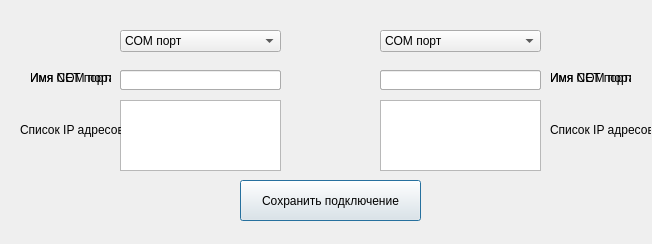
<?xml version="1.0" encoding="UTF-8"?>
<ui version="4.0">
 <class>ConnectionEdit</class>
 <widget class="QDialog" name="ConnectionEdit">
  <property name="geometry">
   <rect>
    <x>0</x>
    <y>0</y>
    <width>652</width>
    <height>244</height>
   </rect>
  </property>
  <property name="windowTitle">
   <string>Dialog</string>
  </property>
  <widget class="QComboBox" name="ConTypeSelectionFirst">
   <property name="geometry">
    <rect>
     <x>120</x>
     <y>30</y>
     <width>161</width>
     <height>22</height>
    </rect>
   </property>
   <property name="editable">
    <bool>false</bool>
   </property>
   <property name="currentText">
    <string>COM порт</string>
   </property>
   <property name="currentIndex">
    <number>0</number>
   </property>
   <property name="duplicatesEnabled">
    <bool>false</bool>
   </property>
   <item>
    <property name="text">
     <string>COM порт</string>
    </property>
   </item>
   <item>
    <property name="text">
     <string>TCP порт</string>
    </property>
   </item>
  </widget>
  <widget class="QComboBox" name="ConTypeSelectionSecond">
   <property name="geometry">
    <rect>
     <x>380</x>
     <y>30</y>
     <width>161</width>
     <height>22</height>
    </rect>
   </property>
   <item>
    <property name="text">
     <string>COM порт </string>
    </property>
   </item>
   <item>
    <property name="text">
     <string>TCP порт</string>
    </property>
   </item>
  </widget>
  <widget class="QLineEdit" name="COMEdit1">
   <property name="enabled">
    <bool>true</bool>
   </property>
   <property name="geometry">
    <rect>
     <x>120</x>
     <y>70</y>
     <width>161</width>
     <height>20</height>
    </rect>
   </property>
  </widget>
  <widget class="QLineEdit" name="COMEdit2">
   <property name="geometry">
    <rect>
     <x>380</x>
     <y>70</y>
     <width>161</width>
     <height>20</height>
    </rect>
   </property>
  </widget>
  <widget class="QPushButton" name="SaveConnectionButton">
   <property name="geometry">
    <rect>
     <x>240</x>
     <y>180</y>
     <width>181</width>
     <height>41</height>
    </rect>
   </property>
   <property name="text">
    <string>Сохранить подключение</string>
   </property>
  </widget>
  <widget class="QPlainTextEdit" name="IPEdit1">
   <property name="geometry">
    <rect>
     <x>120</x>
     <y>100</y>
     <width>161</width>
     <height>71</height>
    </rect>
   </property>
  </widget>
  <widget class="QPlainTextEdit" name="IPEdit2">
   <property name="geometry">
    <rect>
     <x>380</x>
     <y>100</y>
     <width>161</width>
     <height>71</height>
    </rect>
   </property>
  </widget>
  <widget class="QLabel" name="ComLabel1">
   <property name="geometry">
    <rect>
     <x>30</x>
     <y>70</y>
     <width>81</width>
     <height>16</height>
    </rect>
   </property>
   <property name="text">
    <string>Имя COM порта</string>
   </property>
  </widget>
  <widget class="QLabel" name="IPLabel1">
   <property name="geometry">
    <rect>
     <x>20</x>
     <y>120</y>
     <width>101</width>
     <height>20</height>
    </rect>
   </property>
   <property name="text">
    <string>Список IP адресов</string>
   </property>
  </widget>
  <widget class="QLabel" name="ComLabel2">
   <property name="geometry">
    <rect>
     <x>550</x>
     <y>70</y>
     <width>81</width>
     <height>16</height>
    </rect>
   </property>
   <property name="text">
    <string>Имя COM порта</string>
   </property>
  </widget>
  <widget class="QLabel" name="IPLabel2">
   <property name="geometry">
    <rect>
     <x>550</x>
     <y>120</y>
     <width>101</width>
     <height>20</height>
    </rect>
   </property>
   <property name="text">
    <string>Список IP адресов</string>
   </property>
  </widget>
  <widget class="QLabel" name="NetLabel1">
   <property name="geometry">
    <rect>
     <x>30</x>
     <y>70</y>
     <width>81</width>
     <height>16</height>
    </rect>
   </property>
   <property name="text">
    <string>Имя NET порта</string>
   </property>
  </widget>
  <widget class="QLabel" name="NetLabel2">
   <property name="geometry">
    <rect>
     <x>550</x>
     <y>70</y>
     <width>81</width>
     <height>16</height>
    </rect>
   </property>
   <property name="text">
    <string>Имя NET порта</string>
   </property>
  </widget>
  <widget class="QLineEdit" name="NETPortEdit1">
   <property name="enabled">
    <bool>true</bool>
   </property>
   <property name="geometry">
    <rect>
     <x>120</x>
     <y>70</y>
     <width>161</width>
     <height>20</height>
    </rect>
   </property>
  </widget>
  <widget class="QLineEdit" name="NETPortEdit2">
   <property name="enabled">
    <bool>true</bool>
   </property>
   <property name="geometry">
    <rect>
     <x>380</x>
     <y>70</y>
     <width>161</width>
     <height>20</height>
    </rect>
   </property>
  </widget>
 </widget>
 <resources/>
 <connections/>
</ui>
